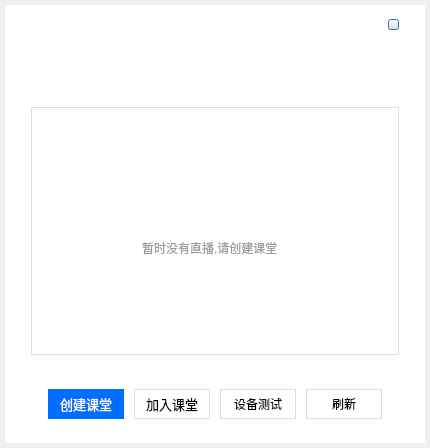
<?xml version="1.0" encoding="UTF-8"?>
<ui version="4.0">
 <class>QDialogCourseList</class>
 <widget class="QDialog" name="QDialogCourseList">
  <property name="geometry">
   <rect>
    <x>0</x>
    <y>0</y>
    <width>430</width>
    <height>448</height>
   </rect>
  </property>
  <property name="windowTitle">
   <string>FrontPage</string>
  </property>
  <property name="styleSheet">
   <string notr="true"/>
  </property>
  <layout class="QVBoxLayout" name="verticalLayout_2">
   <property name="spacing">
    <number>0</number>
   </property>
   <property name="leftMargin">
    <number>5</number>
   </property>
   <property name="topMargin">
    <number>5</number>
   </property>
   <property name="rightMargin">
    <number>5</number>
   </property>
   <property name="bottomMargin">
    <number>5</number>
   </property>
   <item>
    <widget class="QWidget" name="widgetMain" native="true">
     <property name="minimumSize">
      <size>
       <width>420</width>
       <height>438</height>
      </size>
     </property>
     <property name="maximumSize">
      <size>
       <width>420</width>
       <height>438</height>
      </size>
     </property>
     <property name="styleSheet">
      <string notr="true">#widgetMain{
	background-color: rgb(255, 255, 255);
}</string>
     </property>
     <layout class="QVBoxLayout" name="verticalLayout">
      <property name="spacing">
       <number>0</number>
      </property>
      <property name="leftMargin">
       <number>26</number>
      </property>
      <property name="topMargin">
       <number>10</number>
      </property>
      <property name="rightMargin">
       <number>26</number>
      </property>
      <property name="bottomMargin">
       <number>0</number>
      </property>
      <item>
       <layout class="QVBoxLayout" name="verticalLayout_7">
        <property name="spacing">
         <number>0</number>
        </property>
        <property name="bottomMargin">
         <number>22</number>
        </property>
        <item>
         <layout class="QHBoxLayout" name="horizontalLayout">
          <property name="spacing">
           <number>0</number>
          </property>
          <item>
           <spacer name="horizontalSpacer_3">
            <property name="orientation">
             <enum>Qt::Horizontal</enum>
            </property>
            <property name="sizeHint" stdset="0">
             <size>
              <width>40</width>
              <height>20</height>
             </size>
            </property>
           </spacer>
          </item>
          <item>
           <widget class="QPushButton" name="btn_close">
            <property name="minimumSize">
             <size>
              <width>11</width>
              <height>10</height>
             </size>
            </property>
            <property name="maximumSize">
             <size>
              <width>11</width>
              <height>11</height>
             </size>
            </property>
            <property name="styleSheet">
             <string notr="true">QPushButton {
	border-image: url(:/Course/course/close-normal.png);
}

QPushButton:pressed {
	border-image: url(:/Course/course/close-press.png);
}</string>
            </property>
            <property name="text">
             <string/>
            </property>
           </widget>
          </item>
         </layout>
        </item>
        <item>
         <spacer name="verticalSpacer">
          <property name="orientation">
           <enum>Qt::Vertical</enum>
          </property>
          <property name="sizeHint" stdset="0">
           <size>
            <width>20</width>
            <height>40</height>
           </size>
          </property>
         </spacer>
        </item>
        <item>
         <layout class="QHBoxLayout" name="horizontalLayout_4">
          <property name="spacing">
           <number>0</number>
          </property>
          <property name="leftMargin">
           <number>0</number>
          </property>
          <item>
           <widget class="QLabel" name="title">
            <property name="minimumSize">
             <size>
              <width>230</width>
              <height>36</height>
             </size>
            </property>
            <property name="maximumSize">
             <size>
              <width>230</width>
              <height>36</height>
             </size>
            </property>
            <property name="font">
             <font>
              <family>微软雅黑</family>
              <pointsize>20</pointsize>
             </font>
            </property>
            <property name="styleSheet">
             <string notr="true">#title{
	image: url(:/Course/course/logo-portal.png);
}</string>
            </property>
            <property name="text">
             <string/>
            </property>
           </widget>
          </item>
         </layout>
        </item>
       </layout>
      </item>
      <item>
       <layout class="QVBoxLayout" name="verticalLayout_3">
        <property name="spacing">
         <number>0</number>
        </property>
        <property name="leftMargin">
         <number>0</number>
        </property>
        <property name="topMargin">
         <number>10</number>
        </property>
        <property name="rightMargin">
         <number>0</number>
        </property>
        <property name="bottomMargin">
         <number>10</number>
        </property>
        <item>
         <widget class="QWidget" name="widget_room_list" native="true">
          <property name="minimumSize">
           <size>
            <width>368</width>
            <height>248</height>
           </size>
          </property>
          <property name="maximumSize">
           <size>
            <width>368</width>
            <height>248</height>
           </size>
          </property>
          <property name="styleSheet">
           <string notr="true">#widget_room_list{
	border: 1px solid #dddddd;
}</string>
          </property>
          <widget class="QListWidget" name="lw_room_list">
           <property name="geometry">
            <rect>
             <x>0</x>
             <y>0</y>
             <width>368</width>
             <height>248</height>
            </rect>
           </property>
           <property name="minimumSize">
            <size>
             <width>368</width>
             <height>248</height>
            </size>
           </property>
           <property name="maximumSize">
            <size>
             <width>368</width>
             <height>248</height>
            </size>
           </property>
           <property name="styleSheet">
            <string notr="true">#lw_room_list{
	border: none;
	margin: 14px 2px 14px 2px;
}</string>
           </property>
           <property name="horizontalScrollBarPolicy">
            <enum>Qt::ScrollBarAlwaysOff</enum>
           </property>
          </widget>
          <widget class="QWidget" name="widge_no_room" native="true">
           <property name="geometry">
            <rect>
             <x>100</x>
             <y>80</y>
             <width>161</width>
             <height>81</height>
            </rect>
           </property>
           <layout class="QVBoxLayout" name="verticalLayout_6">
            <item>
             <layout class="QHBoxLayout" name="horizontalLayout_3">
              <item>
               <widget class="QLabel" name="label_conf">
                <property name="minimumSize">
                 <size>
                  <width>40</width>
                  <height>40</height>
                 </size>
                </property>
                <property name="maximumSize">
                 <size>
                  <width>40</width>
                  <height>40</height>
                 </size>
                </property>
                <property name="styleSheet">
                 <string notr="true">image: url(:/Course/course/course.png);</string>
                </property>
                <property name="text">
                 <string/>
                </property>
               </widget>
              </item>
             </layout>
            </item>
            <item>
             <widget class="QLabel" name="label_no_room">
              <property name="styleSheet">
               <string notr="true">color: rgb(156, 156, 156);</string>
              </property>
              <property name="text">
               <string>暂时没有直播,请创建课堂</string>
              </property>
             </widget>
            </item>
           </layout>
          </widget>
         </widget>
        </item>
       </layout>
      </item>
      <item>
       <layout class="QHBoxLayout" name="horizontalLayout_2">
        <property name="spacing">
         <number>10</number>
        </property>
        <property name="topMargin">
         <number>24</number>
        </property>
        <property name="bottomMargin">
         <number>24</number>
        </property>
        <item>
         <spacer name="horizontalSpacer_2">
          <property name="orientation">
           <enum>Qt::Horizontal</enum>
          </property>
          <property name="sizeHint" stdset="0">
           <size>
            <width>40</width>
            <height>20</height>
           </size>
          </property>
         </spacer>
        </item>
        <item>
         <widget class="QPushButton" name="btn_create">
          <property name="minimumSize">
           <size>
            <width>76</width>
            <height>30</height>
           </size>
          </property>
          <property name="maximumSize">
           <size>
            <width>76</width>
            <height>30</height>
           </size>
          </property>
          <property name="font">
           <font>
            <family>Microsoft YaHei</family>
            <pointsize>10</pointsize>
            <weight>50</weight>
            <italic>false</italic>
            <bold>false</bold>
           </font>
          </property>
          <property name="styleSheet">
           <string notr="true">QPushButton {
	border: none;
	background:  #006eff;
	color: #ffffff;
	font: 10pt &quot;Microsoft YaHei&quot;;
}

QPushButton:hover {
	background:  #0068f2;
}

QPushButton:pressed {
	background:  #0062e5;
}

QPushButton:disable {
	border: 1px solid #d5d5d5;
	color: #bbbbbb;
	background:  #f2f2f2;
}</string>
          </property>
          <property name="text">
           <string>创建课堂</string>
          </property>
         </widget>
        </item>
        <item>
         <widget class="QPushButton" name="btn_join">
          <property name="minimumSize">
           <size>
            <width>76</width>
            <height>30</height>
           </size>
          </property>
          <property name="maximumSize">
           <size>
            <width>76</width>
            <height>30</height>
           </size>
          </property>
          <property name="font">
           <font>
            <family>Microsoft YaHei</family>
            <pointsize>10</pointsize>
            <weight>50</weight>
            <italic>false</italic>
            <bold>false</bold>
           </font>
          </property>
          <property name="styleSheet">
           <string notr="true">QPushButton {
	border: 1px solid #dddddd;
	background:  #ffffff;
	color: #000000;
	font: 10pt &quot;Microsoft YaHei&quot;;
}

QPushButton:hover {
	border: 1px solid #d2d2d2;
	background:  #f2f2f2;
}

QPushButton:pressed {
	border: 1px solid #d2d2d2;
	background:  #e5e5e5;
}

QPushButton:disable {
	border: 1px solid #d5d5d5;
	color: #bbbbbb;
	background:  #f2f2f2;
}</string>
          </property>
          <property name="text">
           <string>加入课堂</string>
          </property>
         </widget>
        </item>
        <item>
         <widget class="QPushButton" name="btn_device">
          <property name="enabled">
           <bool>true</bool>
          </property>
          <property name="minimumSize">
           <size>
            <width>76</width>
            <height>30</height>
           </size>
          </property>
          <property name="styleSheet">
           <string notr="true">QPushButton {
	border: 1px solid #dddddd;
	background:  #ffffff;
	color: #000000;
	font: 10pt &quot;Microsoft YaHei&quot;;
}

QPushButton:hover {
	border: 1px solid #d2d2d2;
	background:  #f2f2f2;
}

QPushButton:pressed {
	border: 1px solid #d2d2d2;
	background:  #e5e5e5;
}

QPushButton:disable {
	border: 1px solid #d5d5d5;
	color: #bbbbbb;
	background:  #f2f2f2;
}</string>
          </property>
          <property name="text">
           <string>设备测试</string>
          </property>
         </widget>
        </item>
        <item>
         <widget class="QPushButton" name="btn_refresh">
          <property name="minimumSize">
           <size>
            <width>76</width>
            <height>30</height>
           </size>
          </property>
          <property name="styleSheet">
           <string notr="true">QPushButton {
	border: 1px solid #dddddd;
	background:  #ffffff;
	color: #000000;
	font: 10pt &quot;Microsoft YaHei&quot;;
}

QPushButton:hover {
	border: 1px solid #d2d2d2;
	background:  #f2f2f2;
}

QPushButton:pressed {
	border: 1px solid #d2d2d2;
	background:  #e5e5e5;
}

QPushButton:disable {
	border: 1px solid #d5d5d5;
	color: #bbbbbb;
	background:  #f2f2f2;
}</string>
          </property>
          <property name="text">
           <string>刷新</string>
          </property>
         </widget>
        </item>
        <item>
         <spacer name="horizontalSpacer">
          <property name="orientation">
           <enum>Qt::Horizontal</enum>
          </property>
          <property name="sizeHint" stdset="0">
           <size>
            <width>40</width>
            <height>20</height>
           </size>
          </property>
         </spacer>
        </item>
       </layout>
      </item>
     </layout>
    </widget>
   </item>
  </layout>
 </widget>
 <layoutdefault spacing="6" margin="11"/>
 <tabstops>
  <tabstop>lw_room_list</tabstop>
  <tabstop>btn_create</tabstop>
  <tabstop>btn_close</tabstop>
 </tabstops>
 <resources>
  <include location="../res/Course.qrc"/>
 </resources>
 <connections/>
</ui>
